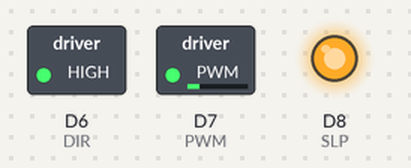
The sketch below on a simulated ESP8266 (NodeMCU). Parts: switched loads named in the sketch (green lamp = pin HIGH), output pins drawn as LEDs (lit = HIGH).

Above: at 0.1 s.
Timing chart, 0 to 1.6 s (numbered marks = the images above):
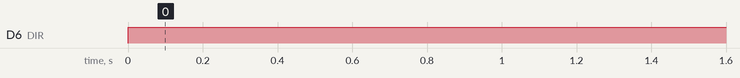

The sketch:

test_motor.ino
```cpp
#define DIR D6
#define PWM D7
#define SLP D8
#define FLT D9
#define CS A0

void setup() {
  pinMode(PWM, OUTPUT);
  pinMode(DIR, OUTPUT);
  pinMode(SLP, OUTPUT);
  pinMode(FLT, INPUT_PULLUP);
  pinMode(CS, INPUT);
  Serial.begin(115200);
  digitalWrite(SLP, HIGH); //Keep motor driver ON
}

void loop() {
  //Drive Forward
  analogWrite(PWM, 50);
  digitalWrite(DIR, HIGH);
  delay(2000);


  //Drive backward
//  analogWrite(PWM, 50);
//  digitalWrite(DIR, LOW);
//  delay(2000);
}
```

Measured:
- by itself, D6 (DIR): LOW → HIGH at 0.00 s
